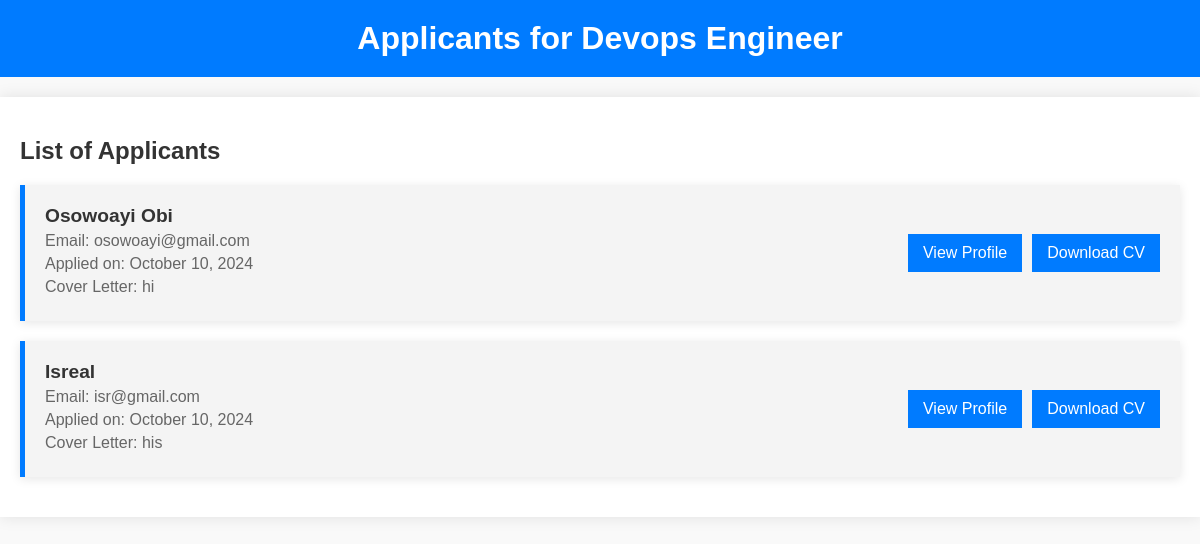
The app's page /job/3/applicants (signed in) with its own data.
### remote/models.py (models this page shows, shortened)
class Job(models.Model):
    title = models.CharField(max_length=100)
    description = models.TextField()
    location = models.CharField(max_length=30)
    company_name = models.CharField(max_length=100)
    created_at = models.DateTimeField(auto_now_add=True)
    recruiter = models.ForeignKey(Profile, on_delete=models.CASCADE)
    category = models.ForeignKey(Category, on_delete=models.CASCADE, default=1)
    featured = models.BooleanField(default=False)
    views_count = models.IntegerField(default=0)
    status = models.CharField(
        max_length=10,
        choices=[('open', 'Open'), ('closed', 'Closed')],
        default='open',
    )

class JobApplication(models.Model):
    user = models.ForeignKey(User, on_delete=models.CASCADE)
    job = models.ForeignKey(Job, on_delete=models.CASCADE)  # Assuming you have a Job model
    full_name = models.CharField(max_length=255)
    email = models.EmailField()
    cv_file = models.FileField(upload_to='resumes/')
    cover_letter = models.TextField()
    submitted_at = models.DateTimeField(auto_now_add=True)
    class Meta:
        unique_together = ('user', 'job')

### remote/views.py (the view)
# urls.py: path('job/<int:id>/applicants', views.view_applicants, name='applicants'),
@login_required
def view_applicants(request, id):
    job = Job.objects.get(id=id)
    if job.recruiter.user != request.user:
        return HttpResponseForbidden("You are not authorized to view applicants for this job.")
    applications = JobApplication.objects.filter(job=job)
    for application in applications:
        print(f"Applicant: {application.full_name}, Email: {application.email}")
    context = {
        'job': job,
        'applications': applications  # Pass the applications to the template
    }
    return render(request, 'view_applicant.html', context)

### remote/templates/view_applicant.html (shortened to what this page needs)
<!DOCTYPE html>
<html lang="en">
<head>
</head>
<body>
    <div class="dashboard-header">
        <h1>Applicants for {{ job.title }}</h1>
    </div>
    <div class="container">
        <h2>List of Applicants</h2>
        {% if applications %}
            {% for applicant in applications %}
                <div class="applicant-card">
                    <div class="applicant-info">
                        <h3>{{ applicant.full_name }}</h3>
                        <p>Email: {{ applicant.email }}</p>
                        <p>Applied on: {{ applicant.submitted_at|date:"F d, Y" }}</p>
                        <p>Cover Letter: {{ applicant.cover_letter }}</p>
                    </div>
                    <div class="actions">
                        <a href="{% url 'get_profile' applicant.id %}" class="view-profile-btn">View Profile</a>
                        <a href="{{ applicant.cv_file.url }}" class="download-cv-btn">Download CV</a>
                    </div>
                </div>
            {% endfor %}
        {% else %}
            <p>No applicants have applied for this job yet.</p>
        {% endif %}
    </div>
</body>
</html>

### remote/templates/view_applicant.html (style rules this page uses)
body { font-family: Arial, sans-serif; background-color: #f9f9f9; margin: 0; padding: 0; }
.dashboard-header { background-color: #007BFF; color: white; padding: 20px; text-align: center; }
.dashboard-header h1 { margin: 0; }
.container { max-width: 1200px; margin: 20px auto; padding: 20px; background-color: white; box-shadow: 0px 0px 15px rgba(0, 0, 0, 0.1); }
h2 { color: #333; margin-bottom: 20px; }
.applicant-card { background-color: #f4f4f4; margin-bottom: 20px; padding: 20px; border-left: 5px solid #007BFF; display: flex; justify-content: space-between; align-items: center; box-shadow: 0px 2px 10px rgba(0, 0, 0, 0.1); }
.applicant-info { flex: 1; }
.applicant-info h3 { margin: 0; font-size: 1.2rem; color: #333; }
.applicant-info p { margin: 5px 0; color: #666; }
.actions { display: flex; gap: 10px; }
.view-profile-btn, .download-cv-btn { background-color: #007BFF; color: white; border: none; padding: 10px 15px; text-align: center; text-decoration: none; cursor: pointer; transition: background-color 0.3s ease; }

### records on screen
Job: title "Devops Engineer"
JobApplication: full_name "Osowoayi Obi", email "osowoayi@gmail.com", submitted_at "October 10, 2024", cover_letter "hi"
JobApplication: full_name "Isreal", email "isr@gmail.com", submitted_at "October 10, 2024", cover_letter "his"
